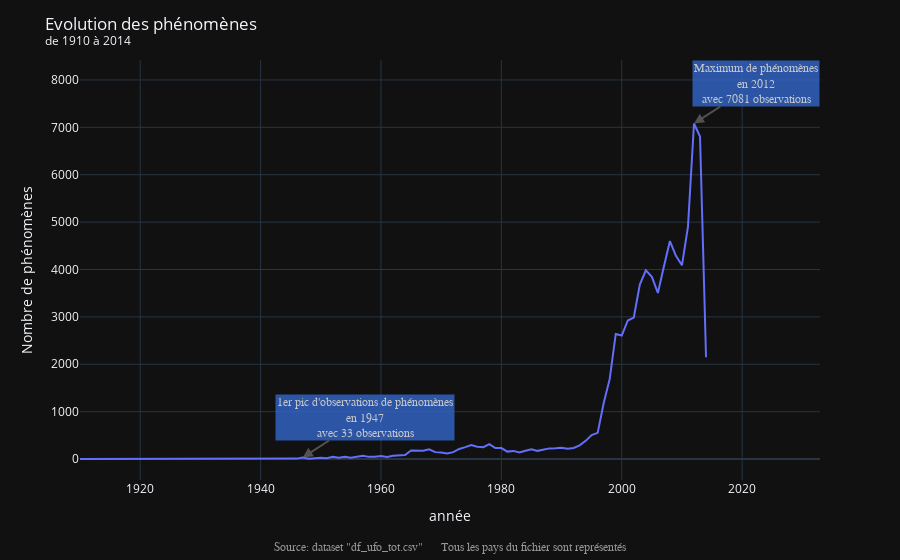

This figure's notebook cell:
### Markdown cell above
Evolution mondiale des phénomènes de 1910 à 2014

### Code cell
# Graph
fig = px.line(df_ufo_tot_gp,
              x='year',
              y='count_ufo_shape',
              labels={'count_ufo_shape': 'Nombre de phénomènes',
                      'year': 'année'},
              template=TEMPLATE)

# Text
fig.update_layout(title='Evolution des phénomènes<br>'
                  "<sup>de 1910 à 2014</sup>",
                  showlegend=True)

# Annotations
annotations = []

# Source
annotations.append(dict(xref='paper', yref='paper',
                        x=0.5, y=-0.14,
                        xanchor='center', yanchor='top',
                        text='Source: dataset "df_ufo_tot.csv"   ' +
                        '   Tous les pays du fichier sont représentés',
                        font=dict(family='Arial',
                                  size=12,
                                  color='rgb(150,150,150)'),
                        showarrow=False))


# Graph annotation
annotations.append(dict(xref='x', yref='y', x=2012, y=7081,
                        text="Maximum de phénomènes<br>"
                        "en 2012<br>avec 7081 observations",
                        showarrow=True,
                        font=dict(
                            family="Arial, monospace",
                            size=12                           
                        ),
                        align="center",
                        arrowhead=2,
                        arrowsize=1,
                        arrowwidth=2,
                        arrowcolor="#636363",
                        ax=62,
                        ay=-40,                        
                        bgcolor="#3366CC",
                        opacity=0.8
                        ))
annotations.append(dict(xref='x', yref='y', x=1947, y=33,
                        text="1er pic d'observations de phénomènes<br>"
                        "en 1947<br>avec 33 observations",
                        showarrow=True,
                        font=dict(
                            family="Arial, monospace",
                            size=12,                            
                        ),
                        align="center",
                        arrowhead=2,
                        arrowsize=1,
                        arrowwidth=2,
                        arrowcolor="#636363",
                        ax=62,
                        ay=-40,                       
                        bgcolor="#3366CC",
                        opacity=0.8
                        ))

fig.update_layout(annotations=annotations)
fig.show()

### Figure 1 — Plotly figure (JSON) as saved in the notebook; plotly's stock layout.template omitted (floating-point values rounded to 4 significant figures)
{"data": [{"hovertemplate": "année=%{x}<br>Nombre de phénomènes=%{y}<extra></extra>", "legendgroup": "", "line": {"color": "#636efa", "dash": "solid"}, "mode": "lines", "name": "", "orientation": "v", "showlegend": false, "type": "scatter", "x": [1910, 1920, 1925, 1929, 1930, 1931, 1933, 1934, 1936, 1937, 1939, 1941, 1942, 1943, 1944, 1945, 1946, 1947, 1948, 1949, 1950, 1951, 1952, 1953, 1954, 1955, 1956, 1957, 1958, 1959, 1960, 1961, 1962, 1963, 1964, 1965, 1966, 1967, 1968, 1969, 1970, 1971, 1972, 1973, 1974, 1975, 1976, 1977, 1978, 1979, 1980, 1981, 1982, 1983, 1984, 1985, 1986, 1987, 1988, 1989, 1990, 1991, 1992, 1993, 1994, 1995, 1996, 1997, 1998, 1999, 2000, 2001, 2002, 2003, 2004, 2005, 2006, 2007, 2008, 2009, 2010, 2011, 2012, 2013, 2014], "xaxis": "x", "y": [2, 1, 1, 1, 1, 2, 1, 1, 2, 2, 3, 1, 2, 7, 7, 8, 9, 33, 8, 16, 26, 19, 47, 30, 50, 29, 44, 67, 46, 47, 64, 45, 68, 82, 84, 179, 182, 176, 204, 146, 137, 118, 146, 213, 251, 297, 260, 249, 316, 231, 232, 157, 172, 141, 174, 206, 173, 206, 225, 230, 238, 219, 233, 288, 384, 507, 553, 1182, 1692, 2640, 2607, 2924, 2986, 3680, 3982, 3845, 3506, 4064, 4601, 4288, 4088, 4904, 7081, 6806, 2148], "yaxis": "y"}], "layout": {"annotations": [{"font": {"color": "rgb(150,150,150)", "family": "Arial", "size": 12}, "showarrow": false, "text": "Source: dataset \"df_ufo_tot.csv\"      Tous les pays du fichier sont représentés", "x": 0.5, "xanchor": "center", "xref": "paper", "y": -0.14, "yanchor": "top", "yref": "paper"}, {"align": "center", "arrowcolor": "#636363", "arrowhead": 2, "arrowsize": 1, "arrowwidth": 2, "ax": 62, "ay": -40, "bgcolor": "#3366CC", "font": {"family": "Arial, monospace", "size": 12}, "opacity": 0.8, "showarrow": true, "text": "Maximum de phénomènes<br>en 2012<br>avec 7081 observations", "x": 2012, "xref": "x", "y": 7081, "yref": "y"}, {"align": "center", "arrowcolor": "#636363", "arrowhead": 2, "arrowsize": 1, "arrowwidth": 2, "ax": 62, "ay": -40, "bgcolor": "#3366CC", "font": {"family": "Arial, monospace", "size": 12}, "opacity": 0.8, "showarrow": true, "text": "1er pic d'observations de phénomènes<br>en 1947<br>avec 33 observations", "x": 1947, "xref": "x", "y": 33, "yref": "y"}], "legend": {"tracegroupgap": 0}, "margin": {"t": 60}, "showlegend": true, "title": {"text": "Evolution des phénomènes<br><sup>de 1910 à 2014</sup>"}, "xaxis": {"anchor": "y", "domain": [0, 1], "title": {"text": "année"}}, "yaxis": {"anchor": "x", "domain": [0, 1], "title": {"text": "Nombre de phénomènes"}}}}
